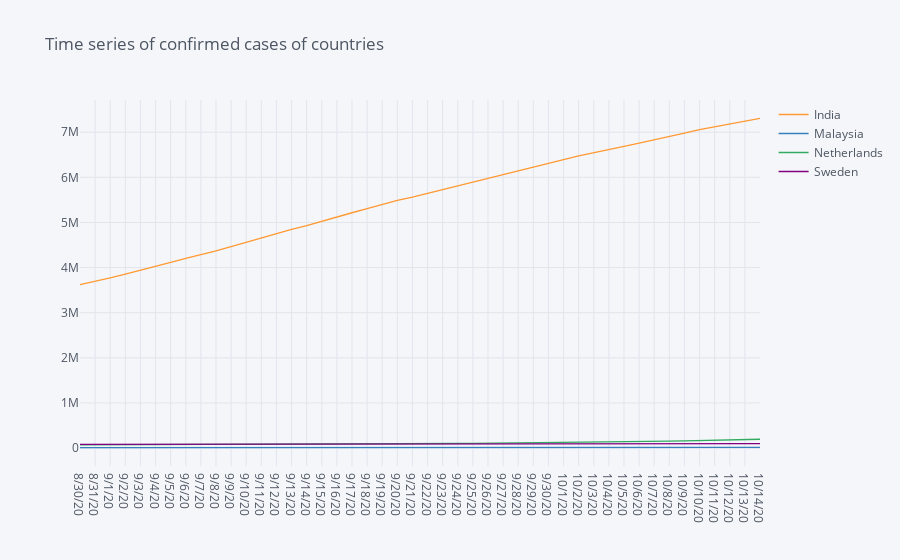

Here is the notebook cell this chart was saved with:
### Code cell
#Time series plot of confirmed cases for 4 selected countries 
covid_filtered = covid_filtered.groupby(['Country']).sum()
covid_filtered.transpose().iplot(title = 'Time series of confirmed cases of countries')
